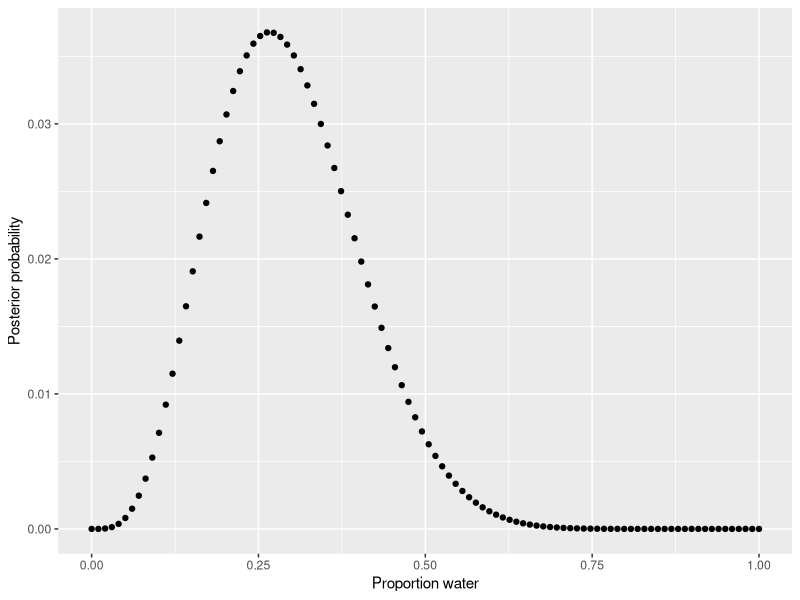
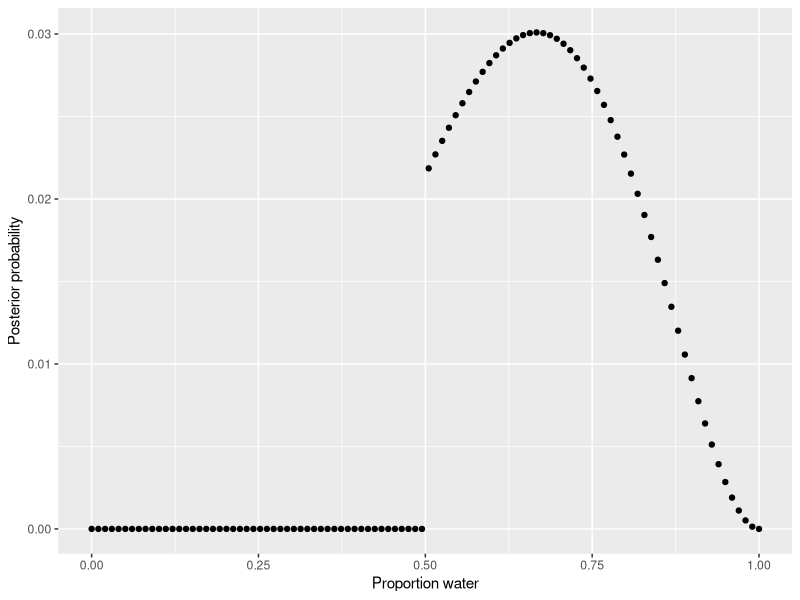

Generate these figures, in order, with R:
## ---- chunk 1

library(tidyverse)

## ---- chunk 2

p_grid <- seq( from=0 , to=1 , length.out=20 )

# Define grid
p_grid <- seq(0, 1, length.out = 100)

# Define prior (flat, all = 1)
prior <- rep(1, 20)

# Compute likelihood of 4 water of 15 tosses (11 land) given p_grid
likelihood <- dbinom(4, 15, prob = p_grid)

# Compute product of likelihood and prior (posterior) and add to df with p_grid
probs_df <- data.frame(prob = p_grid,
                       prior,
                       post = likelihood * prior) %>%
  # Standardize the posterior
  mutate(std_post = post/sum(post))

## ---- chunk 3

# Plot the distribution of posterior probabilities for each parameter value (proportion water)

# Define function for plot
plot_posterior <- function(dat) {
  ggplot(dat, aes(x = p_grid, y = std_post)) +
    geom_point() +
    ylab('Posterior probability') +
    xlab('Proportion water')
}

# Plot
plot_posterior(probs_df)

## ---- chunk 4

# Set the new likelihood for 4 water in 6 tosses
likelihood_2 <- dbinom(4, 6, prob = p_grid)

probs_df_2 <- probs_df %>%
  # Set the new prior to 0 if < 0.5 else 1
  mutate(prior = ifelse(prob < 0.5, 0, 1),
         # Compute the new posterior
         post = likelihood_2 * prior,
         # Standardize the new posterior
         std_post = post / sum(post))

# Plot
plot_posterior(probs_df_2)

